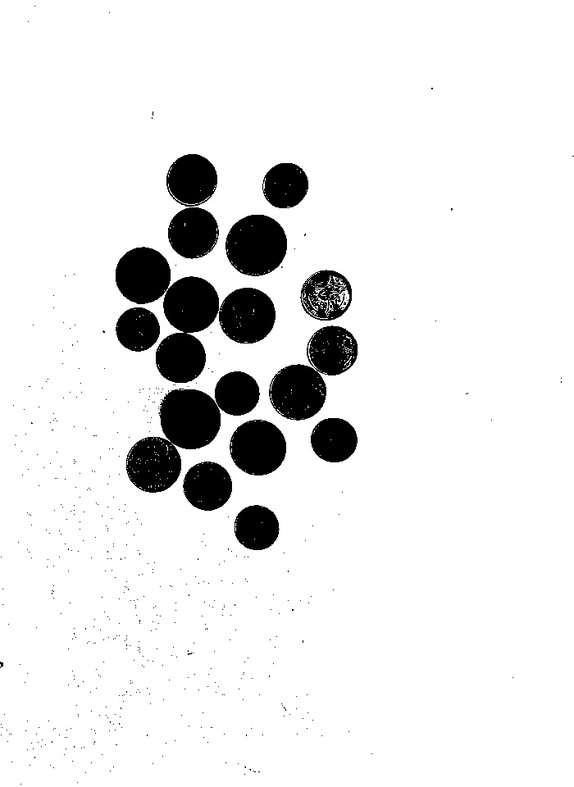
#> input picture img/edited/t_hold_OTSU_12.jpeg, 574 x 787 px, shrunk from 700 x 960 before the run, given in place of 1.jpeg, which was not available
$ jupyter execute --allow-errors ep.ipynb
#> lines starting #> are read from the running program, lines starting #| are printed output that depends on the picture; after the words box and inside, x2 and y2 are one past the last pixel; in counts of white or black regions, pixels touching at a corner belong together; pictures that were not available may be replaced by others from this repository, and a replacement may not be noted
[cell 1]
import cv2
import numpy as np
import matplotlib.pyplot as plt

[cell 2]
#Coloque o caminho em que está a pasta 'cg-proc' que foi clonada do repositório - NÃO EXCLUA OS OUTROS CAMINHOS, APENAS COMENTE.
master_path = "C:/Users/bruno/Desktop/Coding/GitHub/"
#master_path = "home/ken/KR/USP/7S/CG"

[cell 3]
# Dicionário para facilitar a refêrencia das imagens antes do threshold
image_base_path = "{}cg-proc/img/".format(master_path)

images_dict = {}

for i in range(1, 166):
    image_name = f"{i}.jpeg"  # Nome da imagem
    image_path = image_base_path + image_name
    images_dict[f"{i}"] = image_path  # 1, 2 ..., 3

[cell 4]
#Funções de auxilio para plicar as transformações na imagem

def contrasteBrilho(image,alpha,beta):
    return cv2.convertScaleAbs(image, alpha, beta)

def rgb_to_gray(image):
    gray_image = cv2.cvtColor(image, cv2.COLOR_BGR2GRAY)
    return gray_image

def threshold(image, threshold_value):
    _, binarized_image = cv2.threshold(image, threshold_value, 255, cv2.THRESH_BINARY)
    return binarized_image

def adapt_threshold(image):
    binarized_image = cv2.adaptiveThreshold(image, 255, cv2.ADAPTIVE_THRESH_GAUSSIAN_C, cv2.THRESH_BINARY_INV, 21, 4)
    return binarized_image

def OTSU_threshold(image):
    ret, thresh = cv2.threshold(image, 0, 255, cv2.THRESH_BINARY_INV + cv2.THRESH_OTSU)
    return thresh

def negative(image):
    negative_image = cv2.bitwise_not(image)
    return negative_image

[cell 5]
def fill_holes(image):
    # Imagem para o preenchimento é uma cópia
    filled_image = image.copy()

    # Outra imagem com fundo branco, para modificação
    h, w = image.shape
    white_image = np.ones((h, w), np.uint8) * 255

    # Flood fill a partir de um ponto fora da imagem (por exemplo, (0, 0))
    flood_filled = image.copy()
    mask = np.zeros((h + 2, w + 2), np.uint8)  # Máscara sendo 2 pixels maior que a imagem
    cv2.floodFill(flood_filled, mask, (0, 0), 255)

    # Inverter a imagem de flood fill
    flood_filled_inv = cv2.bitwise_not(flood_filled)

    # Obter somente os buracos
    holes = cv2.bitwise_and(white_image, white_image, mask=flood_filled_inv)

    # Adicionar os buracos de volta à imagem original
    filled_image = cv2.bitwise_or(image, holes)

    return filled_image

[cell 6]
def detect_circles(image):
    # Parametros da Transformada de Hough
    circles = cv2.HoughCircles(
        image,
        cv2.HOUGH_GRADIENT,
        dp=1,
        minDist=30,
        param1=27,
        param2=26,
        minRadius=17,
        maxRadius=100
    )
    return circles

# Função para desenhar círculos detectados na imagem
def draw_circles(image, circles, save_path):
    if circles is not None:
        circles = np.uint16(np.around(circles))
        for i in circles[0, :]:
            # Desenhar o contorno do círculo com borda grossa e vermelha
            cv2.circle(image, (i[0], i[1]), i[2], (0, 0, 255), 5)
            # Desenhar o centro do círculo com borda grossa e vermelha
            cv2.circle(image, (i[0], i[1]), 2, (0, 0, 255), 3)
        cv2.imwrite(save_path, image)

[cell 7]
#Ajuste de brilho e contraste (TESTE)
for name, img_path in images_dict.items():
    image = cv2.imread(img_path)
#> image is the input picture: shape (787, 574, 3); min 0, max 255, mean 232.2
    brilho = 100
    contraste = 1.5
    image = contrasteBrilho(image,brilho,contraste)
#> pass 2 of the loop `for name, img_path in images_dict.items():`:
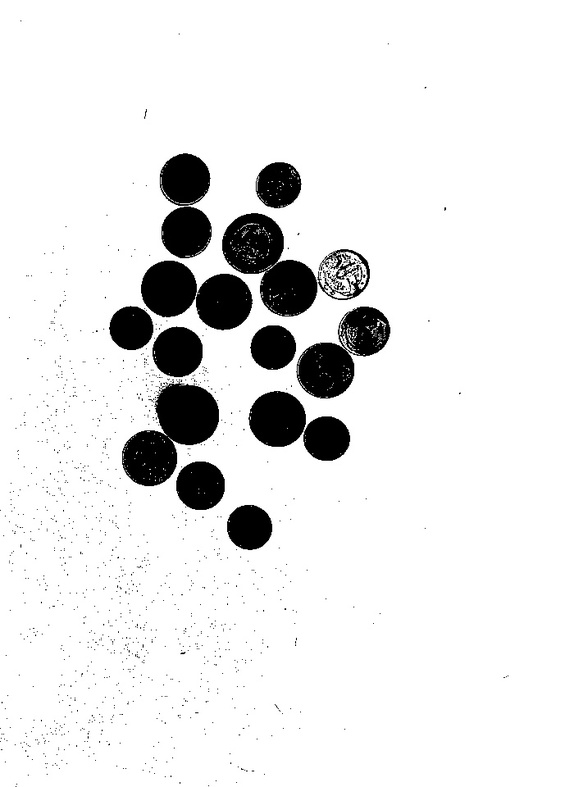
#> input picture img/edited/t_hold_OTSU_13.jpeg, 565 x 787 px, shrunk from 689 x 960 before the run, given in place of 2.jpeg, which was not available
#> image is the input picture: shape (787, 565, 3); min 0, max 255, mean 231.6

#> (a cell that did not finish here is left out)

    binarized_image = OTSU_threshold(gray_image)
#> in OTSU_threshold, `ret, thresh = cv2.threshold(image, 0, 255, cv2.THRESH_BINARY_INV + cv2..`:
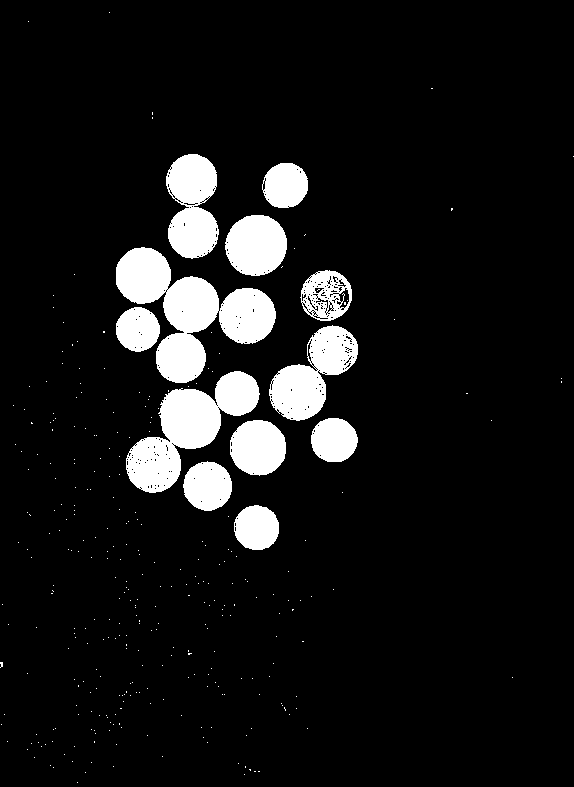
#> thresh: shape (787, 574); 8.9% white; 320 white regions (308 under 20 px), largest, box (x1, y1, x2, y2) and area: (116, 247, 276, 383) 9399, (126, 371, 260, 493) 6911, (269, 325, 358, 421) 4320
#> in OTSU_threshold, `ret, thresh = cv2.threshold(image, 0, 255, cv2.THRESH_BINARY_INV + cv2..`: ret = 130
#> pass 2 of the loop `for name, img_path in images_dict.items():`:
#> gray_image: shape (787, 565)
#> in OTSU_threshold (call 2), `ret, thresh = cv2.threshold(image, 0, 255, cv2.THRESH_BINARY_INV + cv2..`:
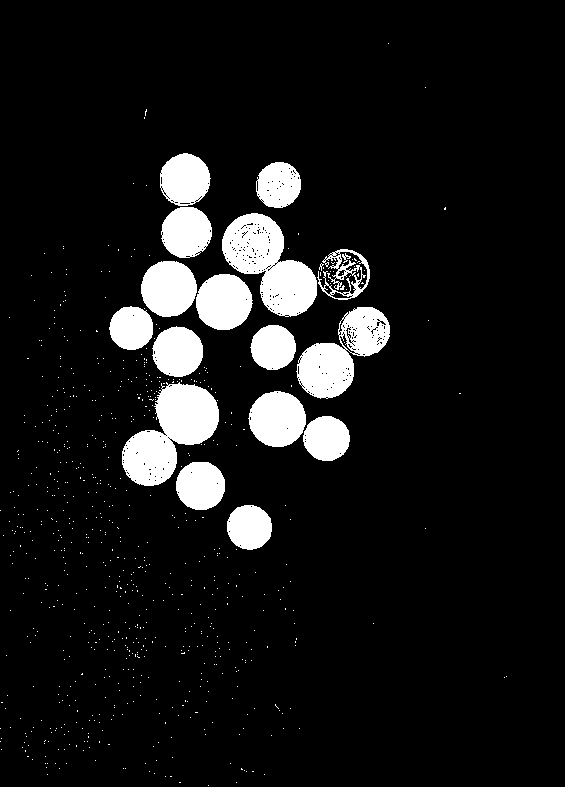
#> thresh: shape (787, 565); 9.1% white; 722 white regions (705 under 20 px), largest, box (x1, y1, x2, y2) and area: (122, 382, 219, 486) 5511, (222, 213, 317, 317) 5342, (296, 307, 390, 399) 4281
#> in OTSU_threshold (call 2), `ret, thresh = cv2.threshold(image, 0, 255, cv2.THRESH_BINARY_INV + cv2..`: ret = 131
    cv2.imwrite("{}cg-proc/img/edited/t_hold_OTSU_{}.jpeg".format(master_path, name), binarized_image)

[cell 9]
# Dicionário para facilitar a refêrencia das imagens após o threshold

edited_image_base_path = "{}cg-proc/img/edited/t_hold_OTSU_".format(master_path)

images_dict_edited = {}

for i in range(1, 166):
    image_name = f"{i}.jpeg"  # Nome da imagem editada
    image_path = edited_image_base_path + image_name
    images_dict_edited[f"{i}_"] = image_path
#> after the loop, images_dict_edited = 165 items

#> (a cell that did not finish here is left out)


    # Preencher buracos na imagem e adicionar a imagem na pasta EDITED
    filled_image = fill_holes(negative_image)
#> in fill_holes, `holes = cv2.bitwise_and(white_image, white_image, mask=flood_filled_inv)`:
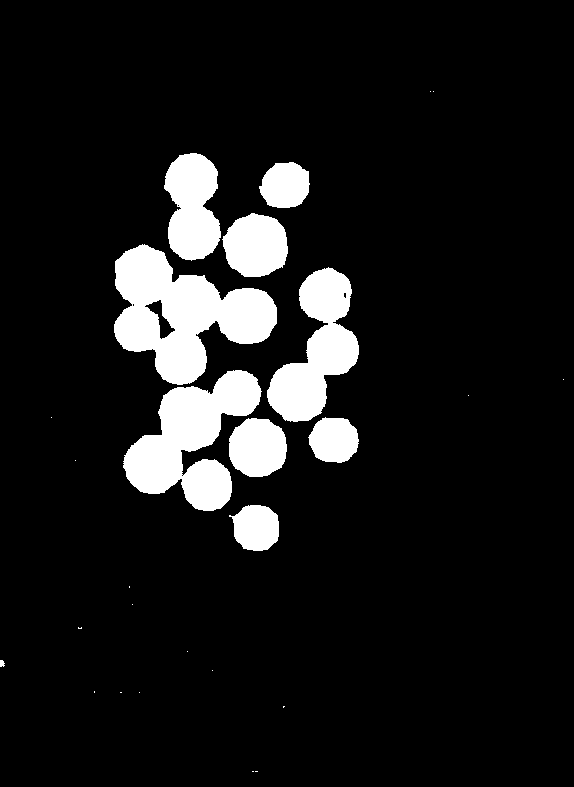
#> holes: shape (787, 574); 10% white; 27 white regions (17 under 20 px), largest, box (x1, y1, x2, y2) and area: (114, 244, 277, 385) 12123, (123, 370, 262, 511) 9773, (267, 267, 359, 422) 7160
#> in fill_holes, `holes = cv2.bitwise_and(white_image, white_image, mask=flood_filled_inv)`: white_image: shape (787, 574); every value is 255
#> `dist_transform = cv2.distanceTransform(opening, cv2.DIST_L2, 5)`: dist_transform: shape (787, 574) float32; every value is 3.4e+38
#> `ret, sure_fg = cv2.threshold(dist_transform, 0.6 * dist_transform.max(..`: sure_fg: shape (787, 574) float32; every value is 255
#> `ret, sure_fg = cv2.threshold(dist_transform, 0.6 * dist_transform.max(..`: ret = 2.04e+38
#> `unknown = cv2.subtract(sure_bg, sure_fg)`: unknown: shape (787, 574); every value is 0
#> `ret, markers = cv2.connectedComponents(sure_fg)`: markers: shape (787, 574) int32; every value is 1
#> `ret, markers = cv2.connectedComponents(sure_fg)`: ret = 2
#> `markers = markers + 1`: markers: shape (787, 574) int32; every value is 2
#> `markers = cv2.watershed(original_image, markers)`:
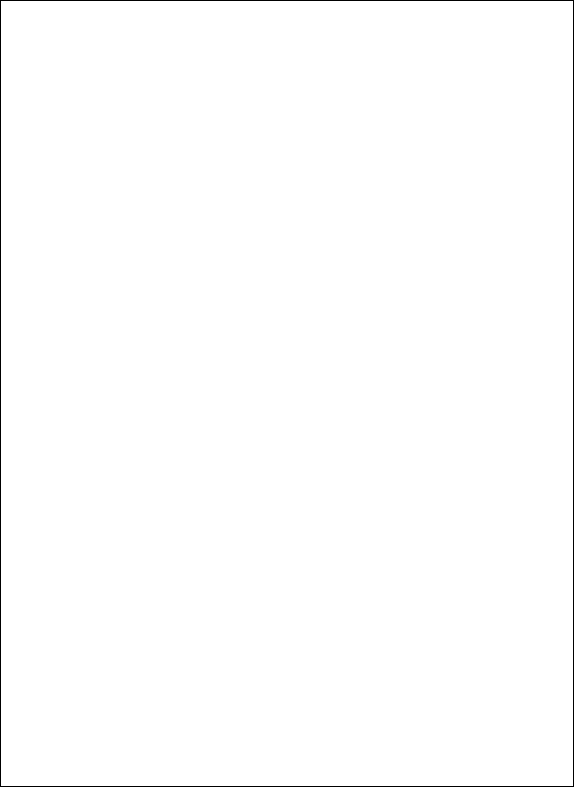
#> markers: shape (787, 574) int32; values -1 (black) and 2 (white), 99.4% white; black in thin lines or dots
#> `original_image[markers == -1] = [255, 0, 0]`:
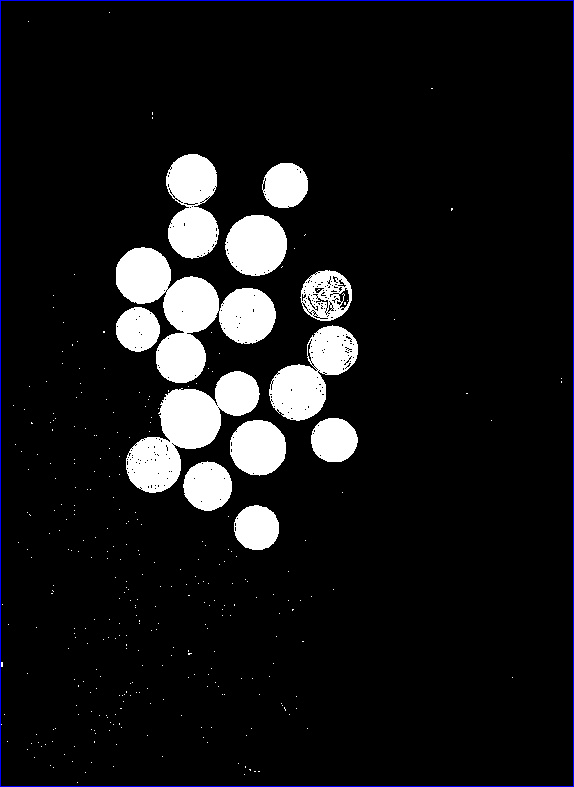
#> original_image: shape (787, 574, 3); mean B, G, R 24.3, 22.8, 22.8
    cv2.imwrite("{}cg-proc/img/edited/{}_FILLED.jpeg".format(master_path, name), filled_image)

    # Remover ruído usando abertura
    kernel = np.ones((3, 3), np.uint8)
    opening = cv2.morphologyEx(filled_image, cv2.MORPH_OPEN, kernel, iterations=2)

    # Área de fundo seguro
    sure_bg = cv2.dilate(opening, kernel, iterations=3)

    # Área de primeiro plano seguro
    dist_transform = cv2.distanceTransform(opening, cv2.DIST_L2, 5)
    #cv2.imwrite("{}cg-proc/img/edited/{}_DIST.jpeg".format(master_path, name), dist_transform)
    ret, sure_fg = cv2.threshold(dist_transform, 0.6 * dist_transform.max(), 255, 0)

    # Área da região desconhecida
    sure_fg = np.uint8(sure_fg)
    unknown = cv2.subtract(sure_bg, sure_fg)

    # Rotulagem de marcadores
    ret, markers = cv2.connectedComponents(sure_fg)

    # Adicionar um a todos os rótulos para que o fundo seguro não seja 0, mas 1
    markers = markers + 1

    # Marcar a região desconhecida com zero
    markers[unknown == 255] = 0

    # Aplicar o algoritmo de watershed
    original_image = cv2.imread(img_path)
    markers = cv2.watershed(original_image, markers)
    original_image[markers == -1] = [255, 0, 0]


    # Intermediate images
    cv2.imwrite("{}cg-proc/img/edited/{}_opening.jpeg".format(master_path, name), opening)
    cv2.imwrite("{}cg-proc/img/edited/{}_sure_bg.jpeg".format(master_path, name), sure_bg)
    cv2.imwrite("{}cg-proc/img/edited/{}_sure_fg.jpeg".format(master_path, name), sure_fg)
    cv2.imwrite("{}cg-proc/img/edited/{}_unknown.jpeg".format(master_path, name), unknown)
    cv2.imwrite("{}cg-proc/img/edited/{}_markers.jpeg".format(master_path, name), markers.astype(np.uint8))
    cv2.imwrite("{}cg-proc/img/edited/{}_final.jpeg".format(master_path, name), original_image)


    # Função de seleção de círculo (HOUGH)
    circles = detect_circles(markers.astype(np.uint8))
#> in detect_circles, `circles = cv2.HoughCircles( image, cv2.HOUGH_GRADIENT, dp=1, minDist=3..`: circles = None
#> pass 2 of the loop `for name, img_path in images_dict_edited.items():`:
#> median_blurred: shape (787, 565)
#> negative_image: shape (787, 565)
#> holes: shape (787, 565); 10.3% white; 73 white regions (66 under 20 px), largest, box (x1, y1, x2, y2) and area: (107, 153, 255, 513) 22571, (220, 211, 373, 318) 8197, (250, 306, 391, 399) 6781
#> white_image: shape (787, 565); every value is 255
#> dist_transform: shape (787, 565) float32; every value is 3.4e+38
#> sure_fg: shape (787, 565) float32; every value is 255
#> `ret, sure_fg = cv2.threshold(dist_transform, 0.6 * dist_transform.max(..`: ret = 2.04e+38
#> unknown: shape (787, 565); every value is 0
#> `ret, markers = cv2.connectedComponents(sure_fg)`: ret = 2
#> `original_image[markers == -1] = [255, 0, 0]`:
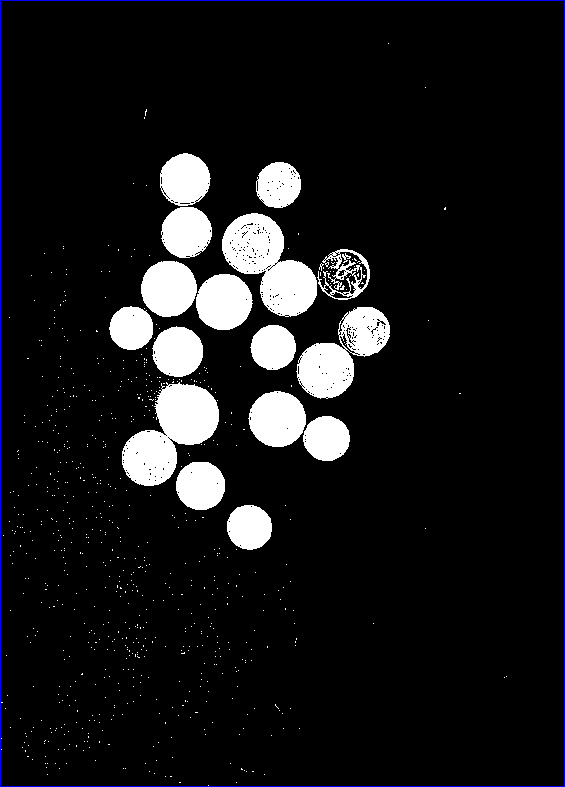
#> original_image: shape (787, 565, 3); mean B, G, R 24.7, 23.2, 23.2
    #circles = detect_circles(filled_image) # UTILIZADO PARA TESTES

    # Coordenadas utilizadas para o processamento geradas pelo Algoritmo de Hough
    #print("\nCircles: \n",circles,"\nFrom image: ",name)

    teste = cv2.imread("{}cg-proc/img/{}.jpeg".format(master_path, name.rstrip('_'))) # O _ porque não temos isso na imagem inicial

    # Desenha uma linha vermelha ao redor das moedas e adiciona na pasta circles
    draw_circles(teste, circles, "{}cg-proc/img/edited/final/circles/{}.jpeg".format(master_path, name))
